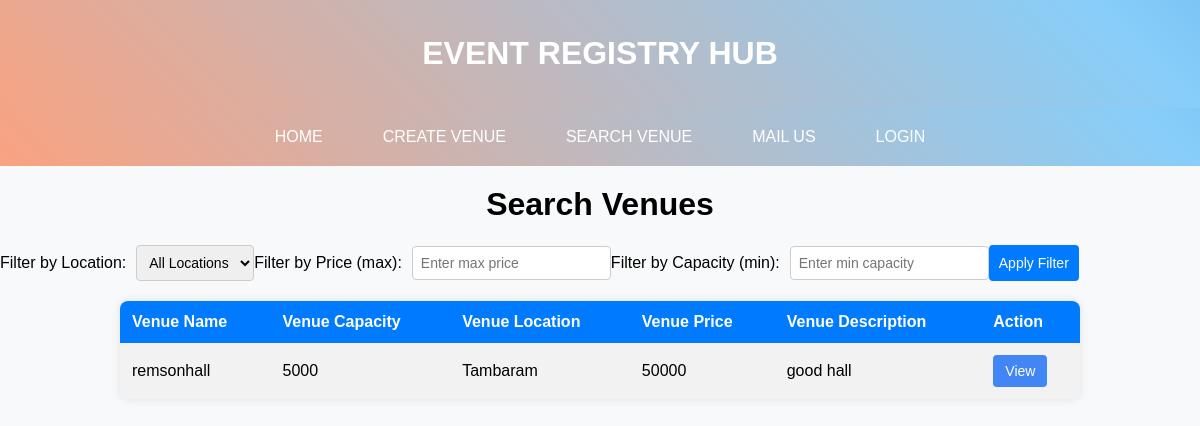
The page /search.php on the database as committed earlier.
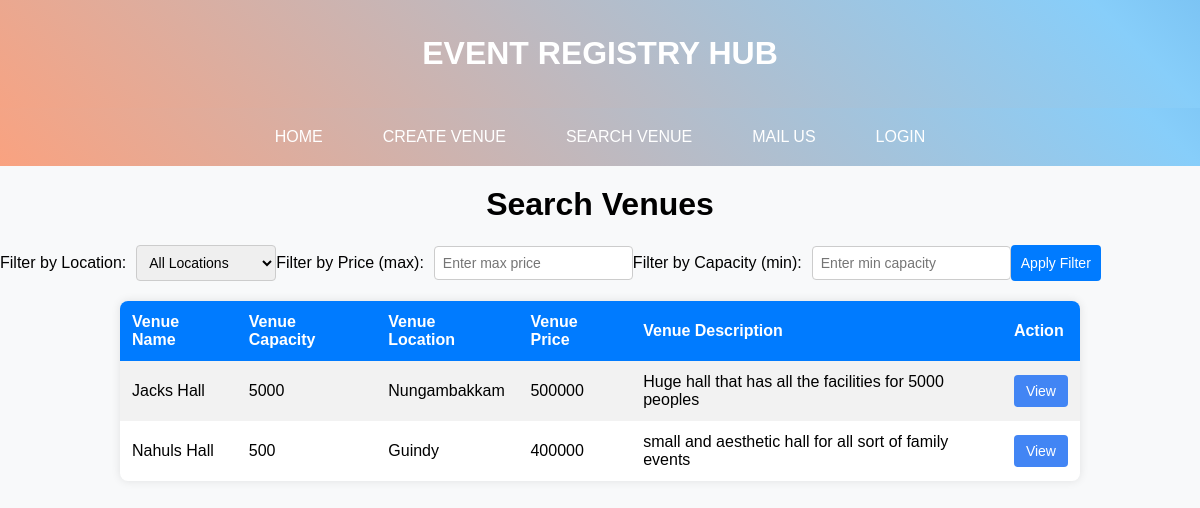
The same page on the database as committed later.
### tables this page shows
CREATE TABLE `venues` (
  `venue_id` int(11) NOT NULL,
  `venue_name` varchar(255) NOT NULL,
  `venue_capacity` int(11) NOT NULL,
  `venue_location` varchar(255) NOT NULL,
  `venue_price` float NOT NULL,
  `venue_description` text DEFAULT NULL,
  `user_id` int(11) DEFAULT NULL
);

### search.php (the view, shortened to what this page needs)
<?php
include_once('includes/dbconnection.php');
if (isset($_GET['location']) && !empty($_GET['location'])) {
    $selectedLocation = $_GET['location'];
    $locationFilter = " AND venue_location = '$selectedLocation'";
} else {
    $locationFilter = '';
}
if (isset($_GET['price']) && is_numeric($_GET['price'])) {
    $selectedPrice = floatval($_GET['price']);
    $priceFilter = " AND venue_price <= $selectedPrice";
} else {
    $selectedPrice = '';
    $priceFilter = '';
}
if (isset($_GET['capacity']) && is_numeric($_GET['capacity'])) {
    $selectedCapacity = intval($_GET['capacity']);
    $capacityFilter = " AND venue_capacity >= $selectedCapacity";
} else {
    $selectedCapacity = '';
    $capacityFilter = '';
}
$filterQuery = "SELECT * FROM venues WHERE 1 $locationFilter $priceFilter $capacityFilter";
$filterResult = $conn->query($filterQuery);
if ($filterResult->num_rows > 0) {
    $venues = $filterResult->fetch_all(MYSQLI_ASSOC);
} else {
    $venues = [];
}
?>
<!DOCTYPE html>
<html lang="en">
<head>
</head>
<body>
    <?php
    include_once('includes/header.php');
    echo("<h1>Search Venues</h1>");
    echo '<form method="get" class="filter-dropdown">';
    echo '<label for="location">Filter by Location:</label>';
    echo '<select id="location" name="location">';
    echo '<option value="">All Locations</option>';
    echo '</select>';
    echo '<label for="price">Filter by Price (max):</label>';
    echo '<input type="number" id="price" name="price" value="' . $selectedPrice . '" placeholder="Enter max price">';
    echo '<label for="capacity">Filter by Capacity (min):</label>';
    echo '<input type="number" id="capacity" name="capacity" value="' . $selectedCapacity . '" placeholder="Enter min capacity">';
    echo '<button type="submit">Apply Filter</button>';
    echo '</form>';
    if (!empty($venues)) {
        echo '<table>';
        echo '<tr><th>Venue Name</th><th>Venue Capacity</th><th>Venue Location</th><th>Venue Price</th><th>Venue Description</th><th>Action</th></tr>';
        foreach ($venues as $venue) {
            echo '<tr>';
            echo '<td>' . $venue['venue_name'] . '</td>';
            echo '<td>' . $venue['venue_capacity'] . '</td>';
            echo '<td>' . $venue['venue_location'] . '</td>';
            echo '<td>' . $venue['venue_price'] . '</td>';
            echo '<td>' . $venue['venue_description'] . '</td>';
            echo '<td><a href="venue.php?venue_id=' . $venue['venue_id'] . '"><button class="view-button">View</button></a></td>';
            echo '</tr>';
        }
        echo '</table>';
    } else {
        echo '<p>No venues found for the selected filters.</p>';
    }
    ?>
</body>
</html>

### includes/header.php (shortened to what this page needs)
<header>
        <h1>EVENT REGISTRY HUB</h1>
    </header>
<nav>
    <a href="index.php">HOME</a>
    <a href="create.php">CREATE VENUE</a>
    <a href="search.php">SEARCH VENUE</a>
    <a href="mail.php">MAIL US</a>
    <?php
        if (isset($_SESSION['username'])) {
            $loggedIn = true;
        } else {
            $loggedIn = false;
        }
        if ($loggedIn) {
            echo '<a href="logout.php">LOG OUT</a>';
            echo '<a href="profile.php">MY PROFILE</a>';
        } else {
            echo '<a href="login.php">LOGIN</a>';
        }
    ?>
</nav>

### search.php (style rules this page uses)
body { font-family: 'Arial', sans-serif; margin: 0; padding: 0; background-color: #e6f7ff; }
h1 { text-align: center; margin-top: 20px; }
table { width: 80%; margin: 20px auto; border-collapse: collapse; background-color: #fff; box-shadow: 0 0 10px rgba(0, 0, 0, 0.1); border-radius: 8px; overflow: hidden; }
th, td { padding: 12px; text-align: left; }
th { background-color: #007bff; color: #fff; }
tr:nth-child(even) { background-color: #f2f2f2; }
.view-button { padding: 8px 12px; background-color: #4285f4; color: #fff; border: none; border-radius: 4px; cursor: pointer; font-size: 14px; transition: background-color 0.3s ease; }
.filter-dropdown { display: flex; align-items: center; margin-bottom: 20px; }
.filter-dropdown label { margin-right: 10px; }
.filter-dropdown select, .filter-dropdown input { padding: 8px; border: 1px solid #ccc; border-radius: 4px; font-size: 14px; }
.filter-dropdown button { padding: 10px; background-color: #007bff; color: #fff; border: none; border-radius: 4px; cursor: pointer; font-size: 14px; transition: background-color 0.3s ease; }

### includes/header.php (style rules this page uses)
body { font-family: 'Arial', sans-serif; margin: 0; padding: 0; background-color: #f8f9fa; }
header { background: linear-gradient(45deg, lightsalmon, lightskyblue, #0056b3); color: #fff; padding: 15px; text-align: center; background-size: 200% 200%; animation: gradientAnimation 5s infinite linear; }
nav { background: linear-gradient(45deg, lightsalmon, lightskyblue, #0056b3); display: flex; justify-content: center; align-items: right; padding: 10px; background-size: 200% 200%; animation: gradientAnimation 5s infinite linear; }
nav a { color: #fff; text-decoration: none; padding: 10px 30px; border-radius: 8px; transition: background-color 0.90s, color 0.90s; }

Rows that differ between the two databases and show on the page:
removed venues: venue_name "remsonhall", venue_capacity "5000", venue_location "Tambaram", venue_price "50000", venue_description "good hall"
added venues: venue_name "Jacks Hall", venue_capacity "5000", venue_location "Nungambakkam", venue_price "500000", venue_description "Huge hall that has all the facilities for 5000 peoples"
added venues: venue_name "Nahuls Hall", venue_capacity "500", venue_location "Guindy", venue_price "400000", venue_description "small and aesthetic hall for all sort of family events"
